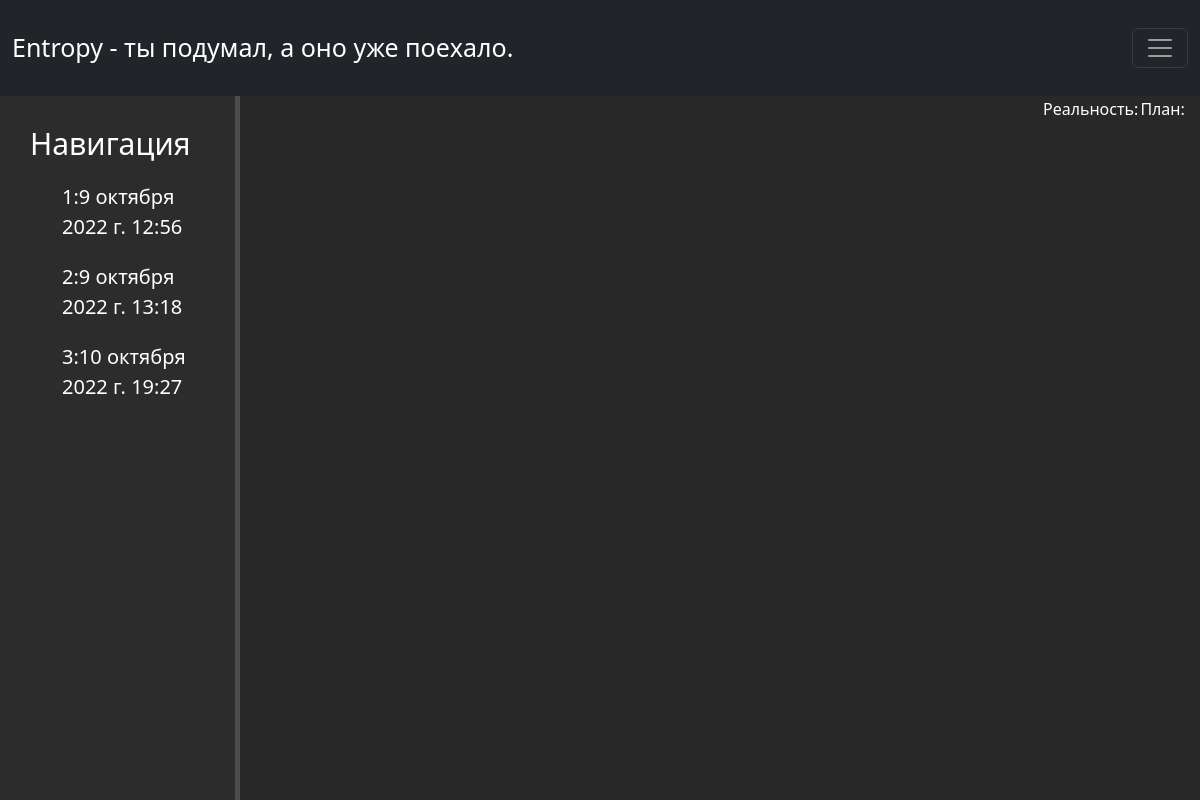
The page /geo (signed in) on the database as committed earlier.
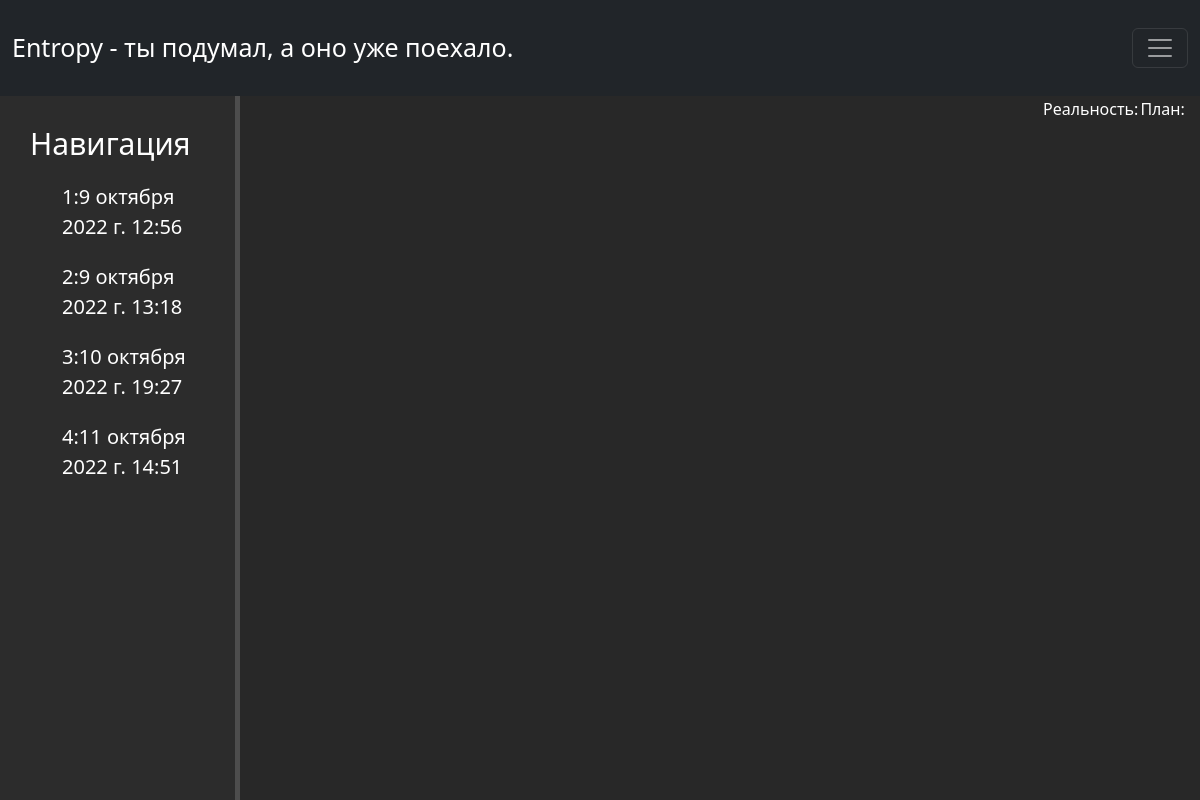
The same page on the database as committed later.
### main/models.py (models this page shows, shortened)
class Geom(models.Model):
    ids = models.IntegerField(default=0, name="ids")
    keypoints = models.TextField(max_length=20000, name="keypoints", default="")
    keypointsplaned = models.TextField(max_length=20000, name="keypointsplaned", default="")
    datekey = models.DateTimeField(default=datetime.datetime.now())
    numpoints = models.IntegerField(default=0, name="numpoints")
    numpointspl = models.IntegerField(default=0, name="numpointspl")
    class Meta:
        verbose_name = "История"
        verbose_name_plural = "История"

### main/views.py (the view)
# urls.py: path('geo', views.geo, name='geo'),
@login_required(login_url='home')
def geo(request):
    if request.method == 'GET' and request.GET.get('ids') is not None:
        idnum = int(request.GET.get('ids'))
        data = Geom.objects.get(ids=idnum)
        return HttpResponse(data.keypoints+"*"+data.keypointsplaned)
    else:
        data = Geom.objects.all()
        return render(request, 'main/geo.html', {'data': data})

### main/templates/main/geo.html (shortened to what this page needs)
{% extends 'base.html' %}
{% load static %}
{% block head %}
<link href="{% static "/main.css" %}" rel="stylesheet">
<link href="https://use.fontawesome.com/releases/v5.8.2/css/all.css" rel="stylesheet">
{% endblock head %}
{% block body %}
<geo>
    <aside>
        <h3>Навигация</h3>
        <ul>
            {% for i in data %}
            <a onClick="draw({{ i.ids }})"><li>{{ i.ids }}:{{ i.datekey }}</li></a>
            {% endfor %}
        </ul>
    </aside>
    <main>
        <table>
            <td valign="top"><div id="ymapid"></div></td>
            <td valign="top"><p4>Реальность:</p4><ul id="menu"></ul></td>
            <td valign="top" style="list-style: none;"><p4>План:</p4><ul id="menul" style="list-style: none;"></ul></td>
        </table>
    </main>
</geo>
{% endblock body %}

Rows that differ between the two databases and show on the page:
added Geom: ids "4", datekey "11 октября 2022 г. 14:51"
